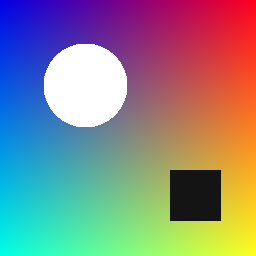
#> input picture images/sample.png, 256 x 256 px
$ python demo_step3.py
#> lines starting #> are read from the running program, lines starting #| are printed output that depends on the picture; after the words box and inside, x2 and y2 are one past the last pixel; in counts of white or black regions, pixels touching at a corner belong together
### utils.py
"""
utils.py
Image I/O and helpers shared by all filter modules.

Convention used everywhere in the project:
    an RGB image is a NumPy array of shape (H, W, 3), dtype float, values 0-255.
"""

import numpy as np
from PIL import Image


def load_image(path):
    """Load an image file as a float RGB array of shape (H, W, 3)."""
#> called with path = 'images/sample.png'
    return np.asarray(Image.open(path).convert("RGB"), dtype=float)


def save_image(img, path):
    """Clip to 0-255, convert to uint8 and save."""
    Image.fromarray(to_uint8(img)).save(path)


def to_uint8(img):
    """Clip values to the valid pixel range and cast to uint8."""
    return np.clip(np.rint(img), 0, 255).astype(np.uint8)


# [32 lines left out: functions apply_color_matrix, make_sample_image, not called in this run]

### geometric_transforms.py
"""
geometric_transforms.py
Rotate / scale / shear / flip / translate an image with 3x3 homogeneous matrices.

A 2-D point (x, y) is written as the vector [x, y, 1]^T. In this form
translation also becomes a matrix product, so ALL transforms can be combined
by multiplying matrices:

    p' = M @ p          M = M_n @ ... @ M_2 @ M_1   (M_1 is applied first)

Coordinates: x = column index, y = row index (y points down in images).

Warping uses INVERSE MAPPING: for every pixel of the output image we compute
the source location  p_src = M^-1 @ p_out  and sample the input there.
This leaves no holes (forward mapping would).
"""

import numpy as np

import matrix_ops as mo


# ---------------------------------------------------------- basic 3x3 matrices
def translation(tx, ty):
    return np.array([[1, 0, tx],
                     [0, 1, ty],
                     [0, 0, 1]], dtype=float)


def rotation(degrees):
    """Counter-clockwise on screen. Rotation matrices satisfy R^-1 = R^T, det = 1."""
    t = np.deg2rad(degrees)
    c, s = np.cos(t), np.sin(t)
    return np.array([[c,  s, 0],
                     [-s, c, 0],
                     [0,  0, 1]], dtype=float)


def scaling(sx, sy=None):
    sy = sx if sy is None else sy
    return np.diag([sx, sy, 1.0])


def shear(shx=0.0, shy=0.0):
    """shx shifts x in proportion to y; shy shifts y in proportion to x."""
    return np.array([[1,   shx, 0],
                     [shy, 1,   0],
                     [0,   0,   1]], dtype=float)


def flip_horizontal(width):
    """Mirror left <-> right: x -> (width-1) - x."""
    return np.array([[-1, 0, width - 1],
                     [0,  1, 0],
                     [0,  0, 1]], dtype=float)


# [4 lines left out: function flip_vertical, not called in this run]


# ------------------------------------------------------------- combining
def compose(*mats):
    """compose(A, B, C) applies A first, then B, then C  ->  C @ B @ A.
    Uses our own matmul. Order matters: matrix multiplication is not commutative."""
    M = np.eye(3)
    for A in mats:
        M = mo.matmul(A, M)
    return M


def about_center(M, width, height):
    """Make M act around the image centre instead of the top-left corner:
    move centre to origin, apply M, move back."""
    cx, cy = (width - 1) / 2, (height - 1) / 2
    return compose(translation(-cx, -cy), M, translation(cx, cy))


# ---------------------------------------------------------------- warping
def warp(img, M, out_shape=None, bilinear=True):
    """Apply the homogeneous transform M to an (H, W, 3) image.

    Pixels that map outside the source image are filled with black.
    """
    h, w = img.shape[:2]
    oh, ow = out_shape if out_shape is not None else (h, w)

    Minv = mo.inverse(M)  # <- Gauss-Jordan inverse from matrix_ops.py

    # homogeneous coordinates of every output pixel, shape (3, oh*ow)
    ys, xs = np.mgrid[0:oh, 0:ow]
    pts = np.vstack([xs.ravel(), ys.ravel(), np.ones(oh * ow)])

    src = Minv @ pts                       # where each output pixel came from
    sx, sy = src[0], src[1]

    if bilinear:
        out = _sample_bilinear(img, sx, sy)
    else:
        out = _sample_nearest(img, sx, sy)
    return out.reshape(oh, ow, -1)


# [7 lines left out: function _sample_nearest, not called in this run]


def _sample_bilinear(img, sx, sy):
    """Weighted average of the 4 surrounding pixels (smooth result)."""
    h, w = img.shape[:2]
    x0, y0 = np.floor(sx).astype(int), np.floor(sy).astype(int)
    x1, y1 = x0 + 1, y0 + 1
    valid = (x0 >= 0) & (x1 < w) & (y0 >= 0) & (y1 < h)

    fx = (sx - x0)[valid][:, None]
    fy = (sy - y0)[valid][:, None]
    x0v, x1v, y0v, y1v = x0[valid], x1[valid], y0[valid], y1[valid]

    top = img[y0v, x0v] * (1 - fx) + img[y0v, x1v] * fx
    bot = img[y1v, x0v] * (1 - fx) + img[y1v, x1v] * fx

    out = np.zeros((sx.size, img.shape[2]))
    out[valid] = top * (1 - fy) + bot * fy
    return out

### matrix_ops.py
"""
matrix_ops.py
Hand-written linear algebra core for the Photo Filter project.

Everything here is implemented from first principles (no np.linalg.* inside the
algorithms) so each step can be explained in the viva. NumPy is used only as a
container for the numbers and for verification in tests.
"""

import numpy as np

MACHINE_EPS = np.finfo(float).eps   # ~2.2e-16, smallest relative step of a float


def _pivot_tolerance(M):
    """Pivots smaller than this count as zero.

    The threshold is RELATIVE to the size of the matrix entries (n * eps * max|a_ij|),
    not a fixed number. A fixed threshold wrongly calls 1e-13 * I singular and
    wrongly accepts a huge matrix whose pivots are tiny relative to its entries."""
    n = M.shape[0]
    return n * MACHINE_EPS * float(np.max(np.abs(M)))


# ---------------------------------------------------------------- multiplication
def matmul(A, B):
    """Matrix product C = A @ B using the definition C[i][j] = sum_k A[i][k] * B[k][j].

    Shapes: A is (m x n), B is (n x p)  ->  C is (m x p).
    """
    A = np.asarray(A, dtype=float)
    B = np.asarray(B, dtype=float)
    if A.ndim != 2 or B.ndim != 2:
        raise ValueError("matmul expects two 2-D matrices")
    m, n = A.shape
    n2, p = B.shape
    if n != n2:
        raise ValueError(f"Shape mismatch: {A.shape} cannot multiply {B.shape}")

    C = np.zeros((m, p))
    for i in range(m):
        for j in range(p):
            s = 0.0
            for k in range(n):
                s += A[i, k] * B[k, j]
            C[i, j] = s
    return C


# ------------------------------------------------------------------ determinant
def determinant(A):
    """Determinant via Gaussian elimination with partial pivoting.

    Reduce A to upper-triangular form U. det(A) = (+/-1) * product of diagonal
    of U, where the sign flips once for every row swap.
    """
    M = np.array(A, dtype=float)
    n = _check_square(M)
    sign = 1.0
    tol = _pivot_tolerance(M)

    for col in range(n):
        pivot = col + int(np.argmax(np.abs(M[col:, col])))
        if abs(M[pivot, col]) <= tol:
            return 0.0
        if pivot != col:
            M[[col, pivot]] = M[[pivot, col]]
            sign = -sign
        for row in range(col + 1, n):
            factor = M[row, col] / M[col, col]
            M[row, col:] -= factor * M[col, col:]

    return sign * float(np.prod(np.diag(M)))


# ---------------------------------------------------------------------- inverse
def inverse(A):
    """Inverse via Gauss-Jordan elimination on the augmented matrix [A | I].

    Row operations turn [A | I] into [I | A^-1]. Raises ValueError if A is
    singular (no pivot available), because then A^-1 does not exist.
    """
    M = np.array(A, dtype=float)
    n = _check_square(M)
    aug = np.hstack([M, np.eye(n)])
    tol = _pivot_tolerance(M)

    for col in range(n):
        # 1. partial pivoting: pick the largest entry in this column
        pivot = col + int(np.argmax(np.abs(aug[col:, col])))
        if abs(aug[pivot, col]) <= tol:
            raise ValueError("Matrix is singular: inverse does not exist")
        if pivot != col:
            aug[[col, pivot]] = aug[[pivot, col]]

        # 2. scale pivot row so the pivot becomes 1
        aug[col] /= aug[col, col]

        # 3. eliminate this column from every other row
        for row in range(n):
            if row != col:
                aug[row] -= aug[row, col] * aug[col]

    return aug[:, n:]


# ------------------------------------------------------------ conditioning / norm
# [28 lines left out: functions norm_1, condition_number, is_invertible, not called in this run]


# ---------------------------------------------------------------------- helpers
def _check_square(M):
    if M.ndim != 2 or M.shape[0] != M.shape[1]:
        raise ValueError("Matrix must be square")
    return M.shape[0]


# [7 lines that do not run on import are left out]

### demo_step3.py
"""Step 3 demo: geometric transforms, composition order, and inverse round-trip."""

import os

import matplotlib
matplotlib.use("Agg")
import matplotlib.pyplot as plt
import numpy as np

import geometric_transforms as gt
import matrix_ops as mo
from utils import load_image, make_sample_image, save_image, to_uint8

HERE = os.path.dirname(os.path.abspath(__file__))
IMG_PATH = os.path.join(HERE, "images", "sample.png")
OUT_DIR = os.path.join(HERE, "outputs")
os.makedirs(OUT_DIR, exist_ok=True)

if not os.path.exists(IMG_PATH):
    os.makedirs(os.path.dirname(IMG_PATH), exist_ok=True)
    save_image(make_sample_image(), IMG_PATH)
img = load_image(IMG_PATH)
h, w = img.shape[:2]
#> h = 256; w = 256

C = lambda M: gt.about_center(M, w, h)   # act around the centre

transforms = {
    "Rotate 30°": C(gt.rotation(30)),
    "Scale 0.6": C(gt.scaling(0.6)),
    "Shear x=0.4": C(gt.shear(shx=0.4)),
    "Flip horizontal": gt.flip_horizontal(w),
    "Translate (40,20)": gt.translation(40, 20),
}

# ---- figure 1: each transform with its matrix determinant
fig, axes = plt.subplots(2, 3, figsize=(12, 8))
axes = axes.ravel()
axes[0].imshow(to_uint8(img)); axes[0].set_title("Original")
#> in to_uint8, returned value is the input picture: shape (256, 256, 3); mean R, G, B 134.9, 134.9, 135.5
for ax, (name, M) in zip(axes[1:], transforms.items()):
    ax.imshow(to_uint8(gt.warp(img, M)))
    ax.set_title(f"{name}\ndet = {mo.determinant(M):.3f}")
    print(f"{name:18s} det = {mo.determinant(M):8.4f}")
for ax in axes:
    ax.axis("off")
plt.tight_layout()
plt.savefig(os.path.join(OUT_DIR, "step3_transforms.png"), dpi=110)
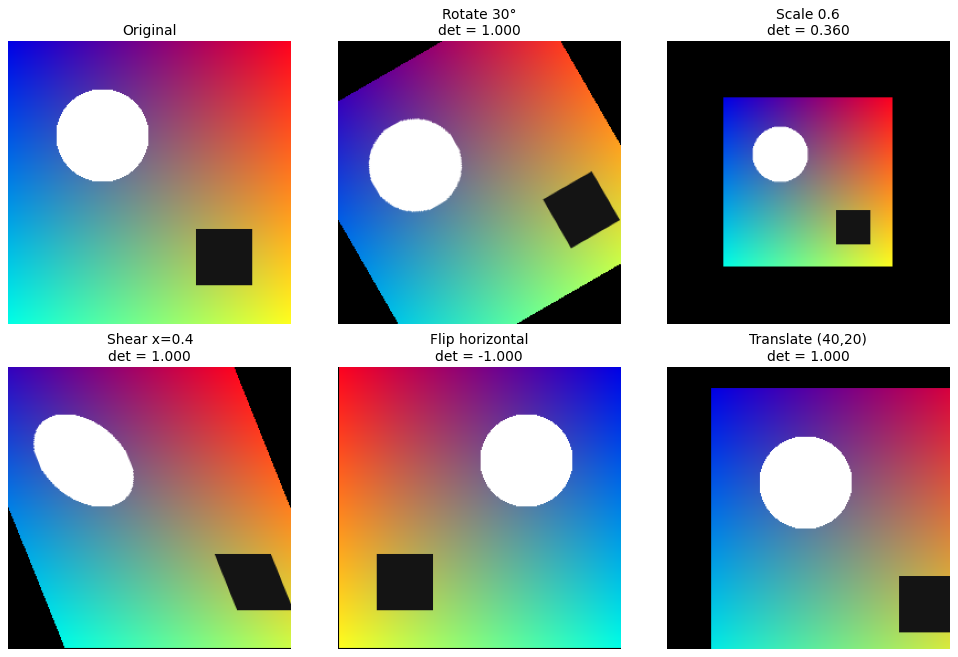
#> figure drawn by matplotlib, 6 panels
plt.close()

# ---- figure 2: order of multiplication matters
R, S = C(gt.rotation(40)), C(gt.shear(shx=0.5))
#> R = [[0.766, 0.643, -52.13], [-0.643, 0.766, 111.8], [0, 0, 1]]; S = [[1, 0.5, -63.75], [0, 1, 0], [0, 0, 1]]
rot_then_shear = gt.compose(R, S)      # S @ R
#> rot_then_shear = [[0.445, 1.03, -59.98], [-0.643, 0.766, 111.8], [0, 0, 1]]
shear_then_rot = gt.compose(S, R)      # R @ S
#> shear_then_rot = [[0.766, 1.03, -101], [-0.643, 0.445, 152.8], [0, 0, 1]]
print("\nS@R equals R@S ?", np.allclose(rot_then_shear, shear_then_rot))
#| S@R equals R@S ? False

fig, axes = plt.subplots(1, 3, figsize=(12, 4.5))
axes[0].imshow(to_uint8(img)); axes[0].set_title("Original")
axes[1].imshow(to_uint8(gt.warp(img, rot_then_shear))); axes[1].set_title("Rotate, then shear")
#> in warp (call 6), `Minv = mo.inverse(M)`: Minv = [[0.766, -1.03, 160.6], [0.643, 0.445, -11.15], [0, 0, 1]]
#> in warp (call 6), `return out.reshape(oh, ow, -1)`:
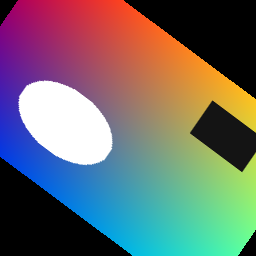
#> returned value: shape (256, 256, 3) float64; mean of channels 0, 1, 2 108.5, 108.5, 108.4; drawn as R, G, B
axes[2].imshow(to_uint8(gt.warp(img, shear_then_rot))); axes[2].set_title("Shear, then rotate")
for ax in axes:
    ax.axis("off")
plt.tight_layout()
plt.savefig(os.path.join(OUT_DIR, "step3_order.png"), dpi=110)
plt.close()

# ---- recovery: apply T, then T^-1, compare on pixels that were never cut off
print("\nRound trip  img -> T -> T^-1  (error only where the pixel survived):")
for name, M in transforms.items():
    Minv = mo.inverse(M)
    back = gt.warp(gt.warp(img, M), Minv)
    # mask of pixels that stay inside the frame through both warps
    ones = np.ones((h, w, 1))
    keep = gt.warp(gt.warp(ones, M), Minv)[..., 0] > 0.99
    if keep.sum() == 0:
        continue
    mae = np.abs(back[keep] - img[keep]).mean()
    print(f"  {name:18s} kept {keep.mean()*100:5.1f}% of pixels | mean abs error = {mae:.3f}")
    if name == "Rotate 30°":
        fig, axes = plt.subplots(1, 3, figsize=(12, 4.5))
        axes[0].imshow(to_uint8(img)); axes[0].set_title("Original")
        axes[1].imshow(to_uint8(gt.warp(img, M))); axes[1].set_title("After T (rotate 30°)")
        axes[2].imshow(to_uint8(back)); axes[2].set_title("After T⁻¹ (recovered)")
        for ax in axes:
            ax.axis("off")
        plt.tight_layout()
        plt.savefig(os.path.join(OUT_DIR, "step3_recovery.png"), dpi=110)
        plt.close()
#> this loop made 5 passes
#> mae on passes 2, 3, 5: 0.562, 0.22, 0
#> mae on passes 1, 4: 0.454, 0
#|   Rotate 30°         kept  83.5% of pixels | mean abs error = 0.454
#|   Scale 0.6          kept  98.4% of pixels | mean abs error = 0.562
#|   Shear x=0.4        kept  89.1% of pixels | mean abs error = 0.220
#|   Flip horizontal    kept  98.8% of pixels | mean abs error = 0.000
#|   Translate (40,20)  kept  77.1% of pixels | mean abs error = 0.000
#> pass 1, in warp (call 9), `ys, xs = np.mgrid[0:oh, 0:ow]`:
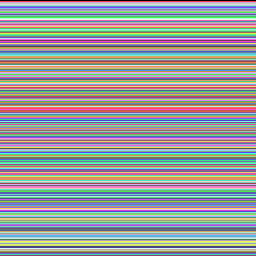
#> ys: shape (256, 256) int64; 256 distinct labels, from 0 to 255; one colour per label, 0 black
#> pass 1, `keep = gt.warp(gt.warp(ones, M), Minv)[..., 0] > 0.99`:
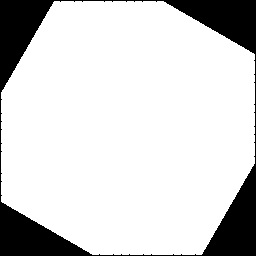
#> keep: shape (256, 256) bool; 83.5% white; 1 black region, box (x1, y1, x2, y2) and area: (0, 0, 256, 256) 10824
#> pass 1, `plt.savefig(os.path.join(OUT_DIR, "step3_recovery.png"), dpi=110)`:
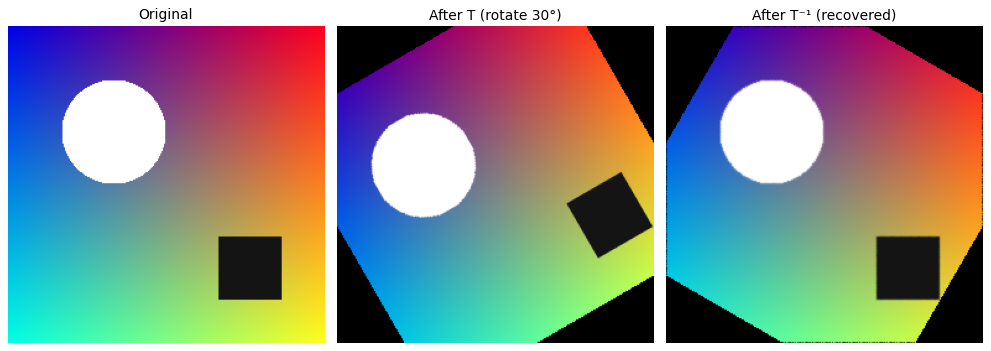
#> figure drawn by matplotlib, 3 panels
#> after the loop:
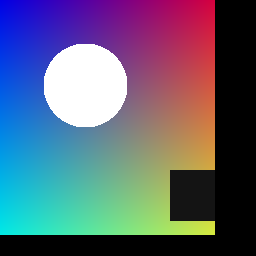
#> back: shape (256, 256, 3) float64; mean R, G, B 90.8, 98.4, 118.3
#> after the loop:
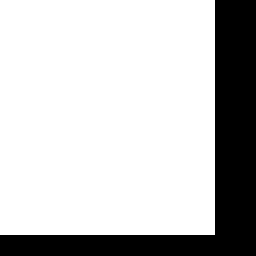
#> keep: shape (256, 256) bool; 77.1% white; 1 black region, box (x1, y1, x2, y2) and area: (0, 0, 256, 256) 15011
#> after the loop: ones: shape (256, 256, 1) float64; every value is 1

print("\nSaved outputs/step3_transforms.png, step3_order.png, step3_recovery.png")
